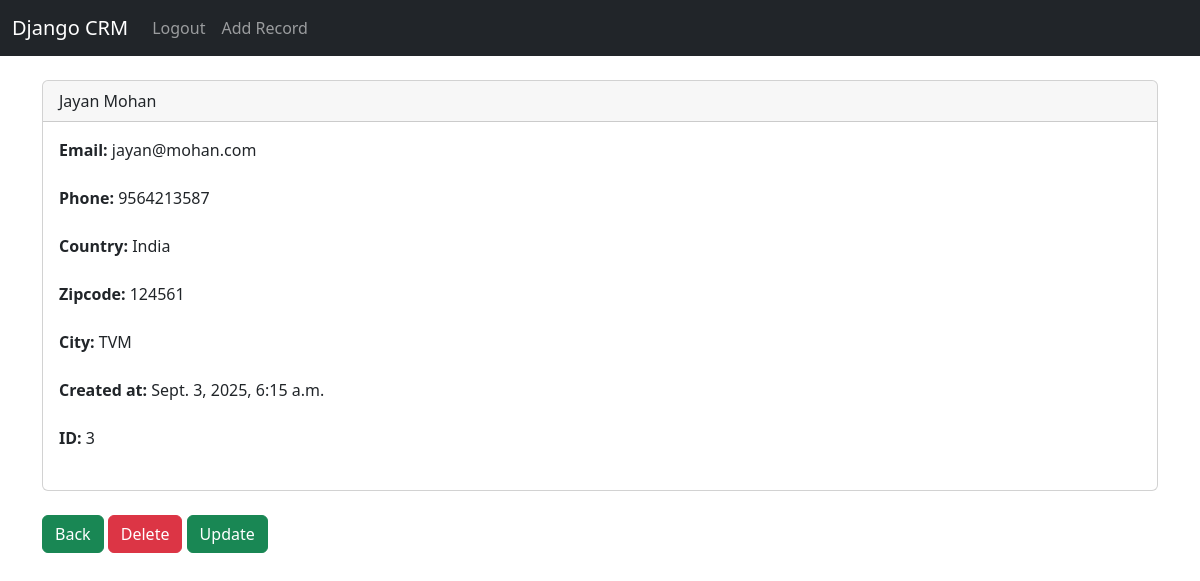
Screenshot of /record/3 (signed in) with the database file from the repository.
### crm/models.py (models this page shows, shortened)
class Records(models.Model):
    created_at = models.DateTimeField(auto_now_add=True)
    first_name = models.CharField(max_length=20)
    last_name = models.CharField(max_length=30)
    email = models.EmailField()
    phone = models.CharField(max_length=15)
    city = models.CharField(max_length=40)
    country = models.CharField(max_length=40)
    zipcode = models.CharField(max_length=30)
    class Meta:
        verbose_name_plural = 'Records'

### crm/views.py (the view)
# urls.py: path('record/<int:pk>', views.record, name='record'),
def record(request,pk):
    if request.user.is_authenticated:
        customer_record = Records.objects.get(id=pk)
        return render(request,'record.html',{'customer_record':customer_record})
    else:
        messages.error(request,'You Must Be Logged in to access that page...')
        return redirect('index')

### templates/record.html
{% extends 'base.html' %}
{% block content %}
<div class="card">
  <div class="card-header">
    {{customer_record.first_name}}
    {{customer_record.last_name}}
  </div>
  <div class="card-body">
    <p class="card-text">
            <strong>Email: </strong>{{customer_record.email}} <br><br>
            <strong>Phone: </strong>{{customer_record.phone}}<br><br>
            <strong>Country: </strong>{{customer_record.country}}<br><br>
            <strong>Zipcode: </strong>{{customer_record.zipcode}}<br><br>
            <strong>City: </strong>{{customer_record.city}}<br><br>
            <strong>Created at: </strong>{{customer_record.created_at}}<br><br>
            <strong>ID: </strong>{{customer_record.id}}<br><br>
    </p>
  </div>
</div>
<br>
<a href="{% url 'index' %}"  class="btn btn-success">Back</a>
<a href="{% url 'delete' customer_record.pk %}"  class="btn btn-danger">Delete</a>
<a href="{% url 'update_record' customer_record.pk %}"  class="btn btn-success">Update</a>
{% endblock %}

### rows the page displays
Records: first_name "Jayan", last_name "Mohan", email "jayan@mohan.com", phone "9564213587", country "India", zipcode "124561", city "TVM", created_at "Sept. 3, 2025, 6:15 a.m.", id "3"
